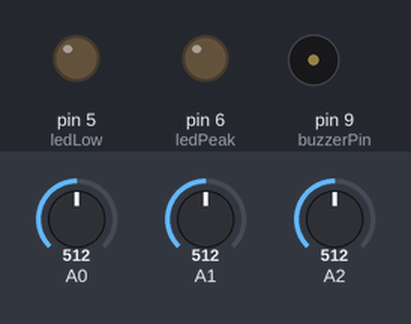
This sketch was run on a simulated Arduino Uno, built with avr-gcc and run on an emulated ATmega328P. Parts: output pins drawn as LEDs (lit = HIGH), buzzer (waves = sounding). The test bench sets the inputs (shaded band); at power-on: A1 = 512, A0 = 512, A2 = 512. What the sketch prints to the serial monitor is not drawn.

Above: at 1.2 s.
1.3 s: A1 set to 546
2.8 s: A1 set to 581
At 3.01 s:
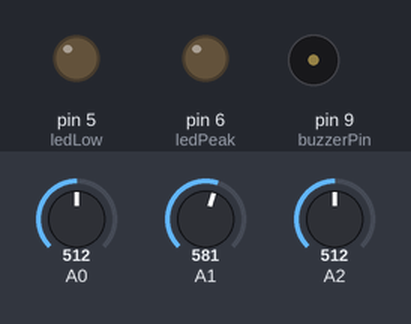
5.8 s: A0 set to 662
8.8 s: A0 set to 693
At 9.19 s:
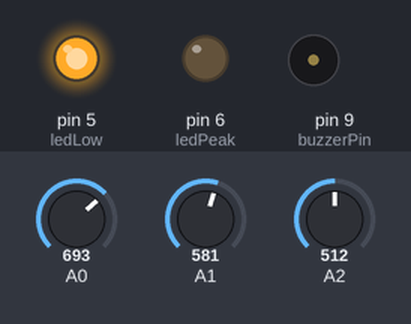
11.8 s: A1 set to 607
At 12.3 s:
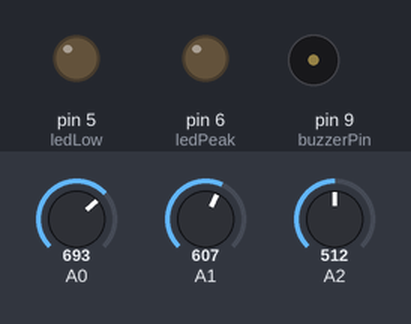
13.3 s: A1 set to 1000
At 13.42 s:
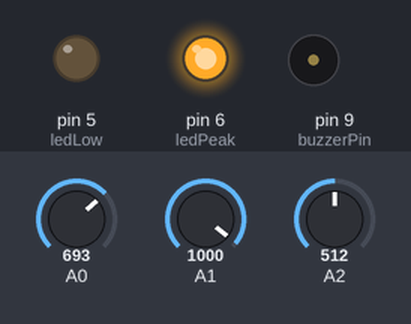
Timing chart, 0 to 17.3 s (numbered marks = the images above; inputs shaded):
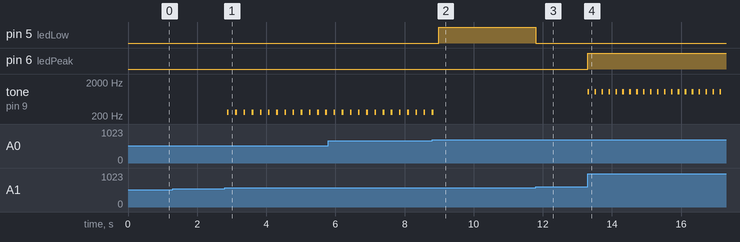

The sketch:

project1.ino
```cpp
/*
  -------------------------------------------------------------------------------------------------------------------
  근전도 센서를 기용한 이유 :
  근전도 센서는 바늘을 근육에 찔러넣는 방식보다 정확도면에서는 떨어진다.
  다만. 바늘을 꼽은 상태로 큰 움직임 + 행동을 할 경우 신경을 건드리거나, 근육의 손상이 있을 가능성이 존재하기 때문에
  근전도 센서를 기용하였다.
  생활체육에 관심이 많은 사람으로써, 신체의 활동이나 움직임 운동을 독학할 때 유용한 방법이 없을까? 하는 호기심에서 나온 기획안.
  -------------------------------------------------------------------------------------------------------------------
  <상황 전개 - 1>
  1. 근전도 센서와 연결된 패드를 측정하고 싶은 부위(서로 다른 부위 둘)에 붙인다.
  2. 주동근을 확인하기 위해 운동을 시도하는데, 측정 시 지인이 있으면 모니터링 하기 좋다.
  3. 원하는 부위의 발달을 위해 자세를 바꿔간다.
  <상황 전개 - 2>
  1. 근전도 센서를 동일 부위 다른 부분에 붙인다(ex. 척추기립근)
  2. 아래의 코드를 사용하여 부저가 울리는지 확인한다.
  3. 울리지 않고 자연스럽게 진행이 된다면 원활히 진행 됨을 알 수 있다.
  -------------------------------------------------------------------------------------------------------------------
  조건 1 :
  센서 한 쌍(2개)로 값을 측정하여 값이 50(예상값)보다 크게 차이난다면 부저가 울리도록 구현.
  조건 2 :
  오실로스코프나, led 등을 활용하여 직간접적인 근력 시각자료를 추가하는 것도 고려.
  조건 3 :
  포텐쇼미터를 사용하여 모드를 변경하게 할 것.
  조건 4 :
  근력의 성장 한계를 측정하기 위한 코드도 마련할 것
  -------------------------------------------------------------------------------------------------------------------
  장점 1 :
  운동 시 가지게 되는 잘못된 습관이나 불규칙한 행동을 고칠 수 있다(나만의 퍼스널 트레이너)
  장점 2 :
  프리웨이트 운동은 주동근이 자세에 따라 다름. 이를 데이터를 통해 객관적으로 수용할 수 있는 지표가 생긴다.
  장점 3 :
  자세 교정시 민감성을 부여하여 긴장감을 유지할 수 있다. 평소에 나쁜 습관이 있다면 응용 사용도 고려할만함
  -------------------------------------------------------------------------------------------------------------------
  추가 사항
  1. 피에조 부저는 + 부분이 9번핀 다른 부분이 gnd 연결.
  2. 포텐셜미터는 중앙이 A0 나머지는 gnd 5v 구분없이 연결.
  -------------------------------------------------------------------------------------------------------------------
*/

#include <Servo.h>

int buzzerPin = 9; // 피에조부조 +를 9번에 연결
int tempo = 200; // 노래의 빠르기를 설정한다.

const int ledLow = 5; // 세기가 약할 때 led
const int ledPeak = 6; // 피크일 때 led

void setup() {

  Serial.begin(9600);

  pinMode(buzzerPin, OUTPUT);

  pinMode(ledLow, OUTPUT); // 평소보다 낮을 때
  pinMode(ledPeak, OUTPUT); // 피크일 때
}

void loop() {

  // 부저 출력 시간에 사용할 변수 설정
  int duration;

  duration = tempo;

  int adcValue = analogRead(A0); // 포텐쇼미터 값을 읽는다.

  int val1 = analogRead(A1); // 근전도 센서 1
  int val2 = analogRead(A2); // 근전도 센서 2


  if (adcValue < 340) {
    // 아무것도 안함. Mode Sleep
  }

  else if (adcValue < 680) {

    if (val1 - val2 > 50 || val2 - val1 > 50) { // 50 이상 두 센서의 차이가 날 시 부저음 발생.

      Serial.print("<이벤트> 균형모드 1센서의 값은 : ");
      Serial.println(val1);
      Serial.print("<이벤트> 균형모드 2센서의 값은 : ");
      Serial.println(val2);

      // tone 명령어를 통하여 부저 핀으로 사각파를 출력한다
      tone(buzzerPin, 262, 50);
      delay(200);

    }

    else {

      Serial.print("1. 균형모드 1센서의 값은 : ");
      Serial.println(val1);
      Serial.print("1. 균형모드 2센서의 값은 : ");
      Serial.println(val2);
      delay(200);

    }
  }

  else {

    if (val1 > 990 ) { // 수정 예정 현재 센서가 없음

      Serial.println("<이벤트> 측정모드 피크값 발생");

      digitalWrite(ledPeak, HIGH);
      tone(buzzerPin, 1046, 50);
      delay(200);
      digitalWrite(ledPeak, LOW);

    }

    else if (val1 < 600){ // 수정 예정 현재 센서가 없음
      Serial.print("2. 측정모드 1센서의 값은 : ");
      Serial.println(val1);
      digitalWrite(ledLow, HIGH);
      delay(200);
      digitalWrite(ledLow, LOW);
    }
  }
}
```

Measured:
- the behaviour switches between 562 and 563 on A1 (found by bisection; images 0 and 1)
- the behaviour switches between 679 and 680 on A0 (found by bisection; images 1 and 2)
- the behaviour switches between 599 and 600 on A1 (found by bisection; images 2 and 3)
- after the input at 1.3 s, every drawn part: stays the same
- after the input at 2.8 s, tone on pin 9 (buzzerPin): alternates 262 Hz for 0.05 s and silent for 0.19 s, starting after 0.07 s
- after the input at 8.8 s, pin 5 (ledLow): LOW → HIGH after 0.19 s; tone on pin 9 (buzzerPin): goes on until 8.8 s, then stays silent
- after the input at 11.8 s, pin 5 (ledLow): HIGH → LOW at once
- after the input at 13.3 s, pin 6 (ledPeak): LOW → HIGH at once; tone on pin 9 (buzzerPin): alternates 1046 Hz for 0.05 s and silent for 0.15 s, starting at once
